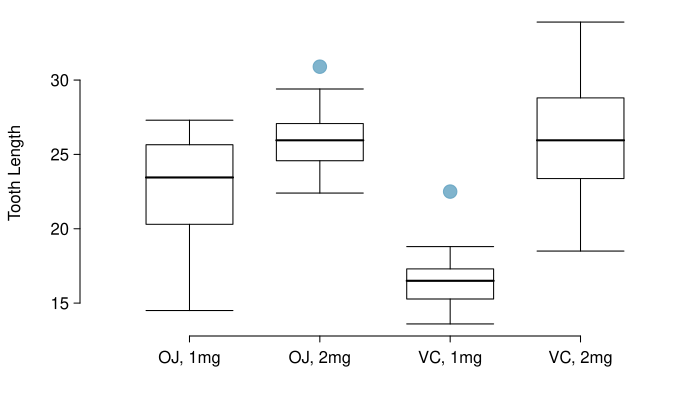

Here is the R script that generated this plot:
library(openintro)
library(xtable)
data(COL)
set.seed(3)
data(ToothGrowth)
tg <- ToothGrowth
tg <- tg[tg$dose > 0.5, ]
tg$level <- factor(paste0(tg$supp, ", ", tg$dose, "mg"))

myPDF("interaction.pdf", 7, 4, mar=c(3.2, 4, 0.5, 0.5),
      mgp=c(1.7, 0.55, 0))
boxPlot(tg$len, tg$level, pch=19, col=COL[1,2], xlab="", ylab="")
par(las=0)
mtext("Tooth Length", 2, 2.8)
g <- lm(len ~ I(supp == "VC") + dose, tg)
xtable(g)
dev.off()

myPDF("interaction-noint-w-mean.pdf", 7, 4,
      mar=c(3.2, 4, 0.5, 0.5),
      mgp=c(1.7, 0.55, 0))
boxPlot(tg$len, tg$level, pch=19, col=COL[1,2], xlab="", ylab="")
L <- levels(tg$level)
segments(1:4 - 0.27, unique(predict(g)), 1:4+0.27, lwd=4, col=COL[4], lty=3)
par(las=0)
mtext("Tooth Length", 2, 2.8)
dev.off()

g. <- lm(len ~ supp * dose, tg)
xtable(g.)
predict(g.)

aggregate(len ~ supp + dose, tg, mean)
aggregate(len ~ supp + dose, tg, sd)
